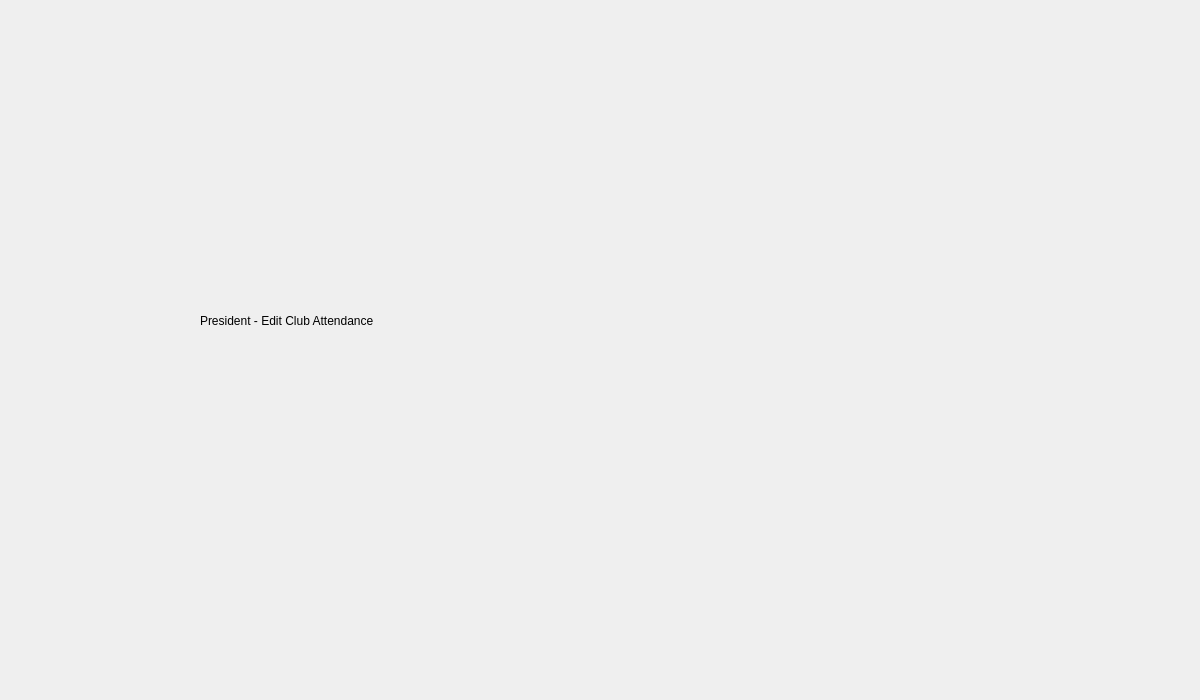
<?xml version="1.0" encoding="UTF-8"?>
<ui version="4.0">
 <class>president_EditClubAttendance</class>
 <widget class="QDialog" name="president_EditClubAttendance">
  <property name="geometry">
   <rect>
    <x>0</x>
    <y>0</y>
    <width>1200</width>
    <height>700</height>
   </rect>
  </property>
  <property name="windowTitle">
   <string>Dialog</string>
  </property>
  <widget class="QLabel" name="label">
   <property name="geometry">
    <rect>
     <x>200</x>
     <y>290</y>
     <width>411</width>
     <height>61</height>
    </rect>
   </property>
   <property name="text">
    <string>President - Edit Club Attendance</string>
   </property>
  </widget>
 </widget>
 <resources/>
 <connections/>
</ui>
